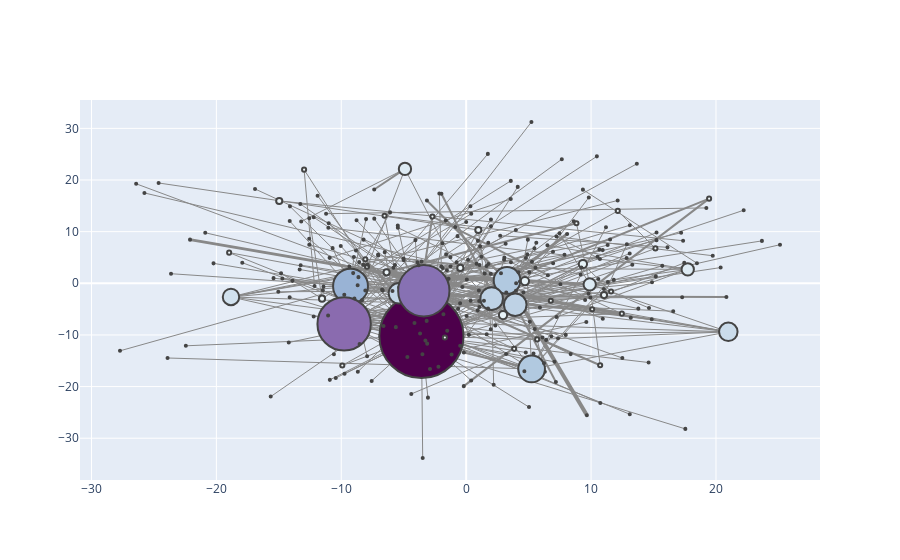

Here is the notebook cell this chart was saved with:
### Code cell
configure_plotly_browser_state()
plotNetworkSizeColor_cen(WineGraph,degree_cen)
